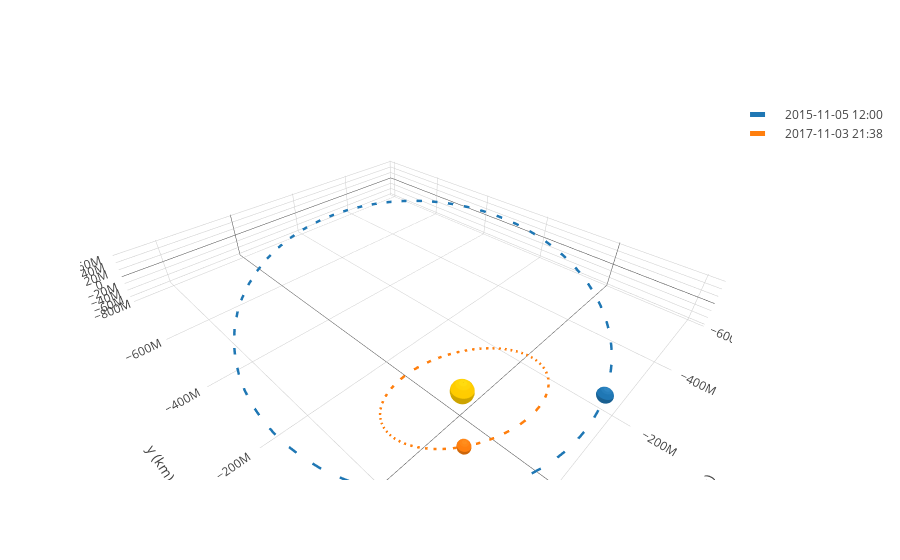

The code cell stored with this chart in its notebook:
### Code cell
frame = OrbitPlotter3D()

frame.plot(churi)
frame.plot(Orbit.from_body_ephem(Earth))

frame.show()
